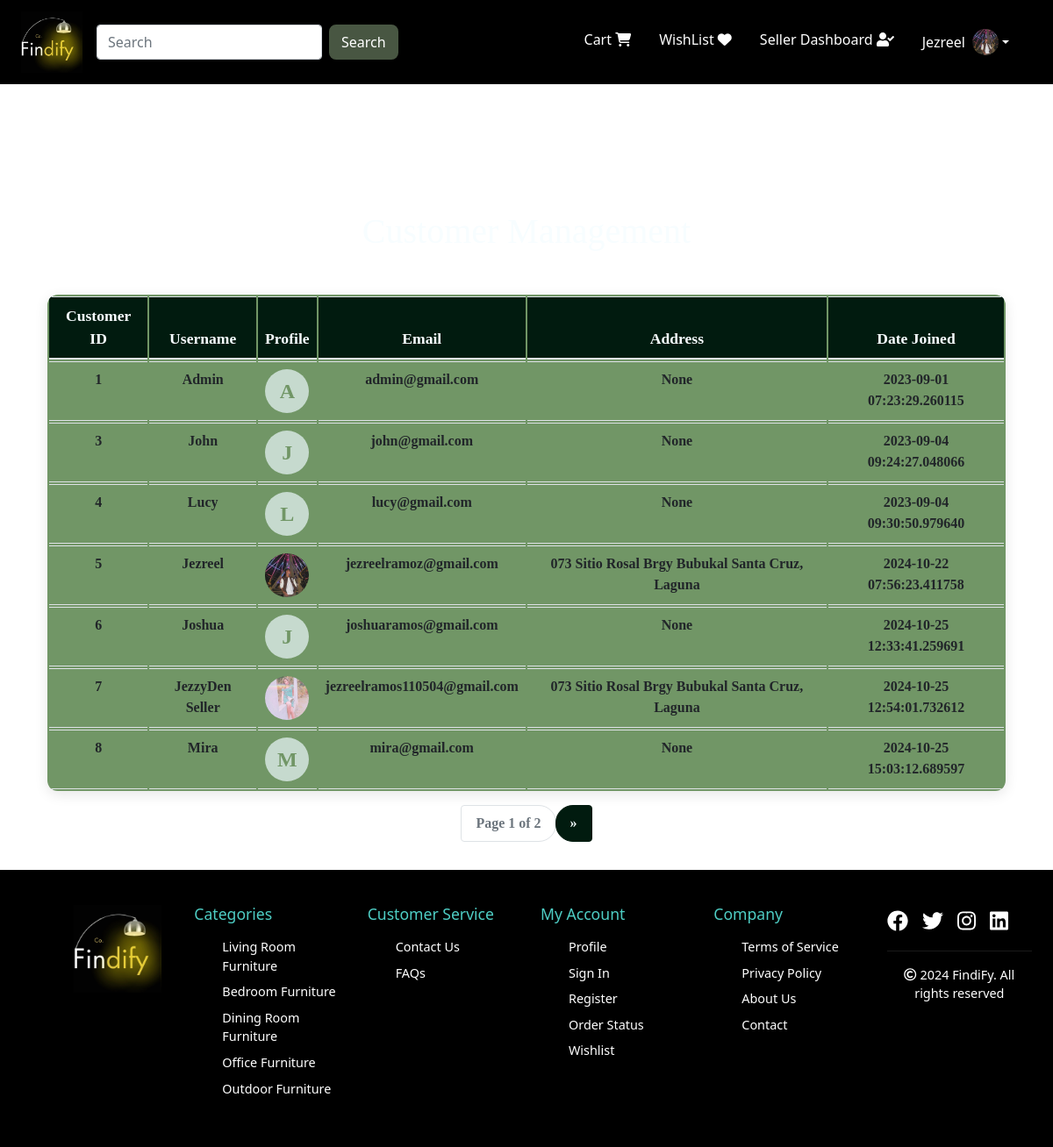
The app's page /customers (signed in) with its own data.
### website/models.py (models this page shows, shortened)
class Customer(db.Model, UserMixin):
    id = db.Column(db.Integer, primary_key=True)
    email = db.Column(db.String(100), unique=True)
    username = db.Column(db.String(100))
    password_hash = db.Column(db.String(150))
    is_verified = db.Column(db.Integer, default = 0)
    date_joined = db.Column(db.DateTime(), default=datetime.utcnow)
    seller_id = db.Column(db.Integer, db.ForeignKey('customer.id'), nullable=True)
    address = db.Column(db.String(200))
    bir_number = db.Column(db.Integer)
    valid_id = db.Column(db.String)
    google_id = db.Column(db.String(150))
    profile_picture = db.Column(db.String(120))
    phone_number = db.Column(db.Integer)
    reset_token = db.Column(db.String(100), nullable=True)
    reset_token_expiration = db.Column(db.DateTime, nullable=True)
    cart_items = db.relationship('Cart', backref=db.backref('customer', lazy=True))
    orders = db.relationship('Order', backref=db.backref('customer', lazy=True))
    @property
    def password(self):
        raise AttributeError('Password is not a readable Attribute')

### website/admin.py (the view)
@admin.route('/customers', methods=['GET'])
@login_required
def display_customers():
    if current_user.is_verified == 1 or current_user.id == 1:  # Check if user is verified or admin
        page = request.args.get('page', 1, type=int)
        customers_per_page = 7
        customers = Customer.query.paginate(page=page, per_page=customers_per_page, error_out=False)
        if current_user.id != 1:
            return render_template('customers.html', customers=customers.items, pagination=customers)
        return render_template('admin_customer.html', customers=customers.items, pagination=customers)
    return render_template('404.html')

### website/templates/customers.html (shortened to what this page needs)
{% extends 'base.html' %}
{% block body %}
<div class="container">
    <h1>Customer Management</h1>
    <table class="table">
        <thead>
            <tr>
                <th scope="col">Customer ID</th>
                <th scope="col">Username</th>
                <th scope="col">Profile</th>
                <th scope="col">Email</th>
                <th scope="col">Address</th>
                <th scope="col">Date Joined</th>
            </tr>
        </thead>
        <tbody>
            {% for customer in customers %}
            <tr>
                <td>{{ customer.id }}</td>
                <td>{{ customer.username }}</td>
                <td>
                    {% if customer.profile_picture %}
                    <div class="profile-img">
                        <img src="{{ url_for('auth.get_image', filename=customer.profile_picture) }}" alt="Profile Picture">
                    </div>
                    {% else %}
                    <div class="profile-img">
                        <span class="profile-initial">{{ customer.username[0]|upper }}</span>
                    </div>
                    {% endif %}
                </td>
                <td>{{ customer.email }}</td>
                <td>{{ customer.address }}</td>
                <td>{{ customer.date_joined }}</td>
            </tr>
            {% endfor %}
        </tbody>
    </table>
    <div class="pagination justify-content-center">
        <nav aria-label="Page navigation example">
            <ul class="pagination">
                <li class="page-item disabled">
                    <span class="page-link">Page {{ pagination.page }} of {{ pagination.pages }}</span>
                </li>
                {% if pagination.has_next %}
                <li class="page-item">
                    <a class="page-link" href="{{ url_for('admin.display_customers', page=pagination.next_num) }}" aria-label="Next">
                        <span aria-hidden="true">&raquo;</span>
                    </a>
                </li>
                {% endif %}
            </ul>
        </nav>
    </div>
</div>
{% endblock %}

### website/templates/base.html (shortened to what this page needs)
<!DOCTYPE html>
<html lang="en">
<head>
    <link rel="stylesheet" href="https://cdnjs.cloudflare.com/ajax/libs/bootstrap-icons/1.10.5/font/bootstrap-icons.min.css" />
    <link rel="stylesheet" href="{{ url_for('static', filename='css/all.min.css') }}">
    <link rel="stylesheet" href="{{ url_for('static', filename='css/bootstrap.min.css') }}">
    <link rel="stylesheet" href="{{ url_for('static', filename='css/style.css') }}">
    <link rel="stylesheet" href="{{ url_for('static', filename='css/style1.css') }}">
</head>
<body>
    <nav class="navbar navbar-expand-lg">
        <div class="container-fluid">
            <a class="navbar-brand" href="/">
                <img src="../static/images/ap3.png" alt="Brand Logo" class="brand-image">
            </a>
            <div class="collapse navbar-collapse" id="navbarSupportedContent">
                <ul class="navbar-nav me-auto mb-2 mb-lg-0">
                    <form class="d-flex" role="search" action="/search" method="POST">
                        <input class="form-control me-2" name="search" type="search" placeholder="Search" aria-label="Search">
                        <button class="btn" type="submit">Search</button>
                    </form>
                </ul>
                <ul class="navbar-nav ms-auto mb-2 mb-lg-0">
                    <li class="nav-item mx-2" id="items">
                        <a class="nav-link text-grey" href="/cart" style="color: white;">
                            Cart
                            <i class="fa-solid fa-cart-shopping"></i>
                        </a>
                    </li>
                    <li class="nav-item mx-2" id="items">
                        <a class="nav-link text-grey" href="/wishlist" style="color: white;"> WishList <i class="fa-solid fa-heart"></i></a>
                    </li>
                    {% if current_user.is_verified == 1 %}
    <li class="nav-item mx-2" id="items">
        <a class="nav-link text-grey" href="/admin-page" style="color: white;"> Seller Dashboard <i class="fas fa-user-check"></i></a>
    </li>
{% endif %}
<li class="nav-item dropdown mx-2" id="items">
    <a class="nav-link dropdown-toggle text-grey d-flex align-items-center" href="#" id="profileDropdown" data-bs-toggle="dropdown" aria-haspopup="true" aria-expanded="false" style="color: white;">
        {% if current_user.is_authenticated %}
            <span>{{ current_user.username }}</span>
            {% if current_user.profile_picture %}
                <img src="{{ url_for('auth.get_image', filename=current_user.profile_picture) }}"
                     alt="Profile Image"
                     class="rounded-circle ms-2"
                     style="width: 30px; height: 30px; object-fit: cover;">
            {% endif %}
        {% else %}
            <span>Account</span> <i class="fa-solid fa-user ms-2"></i>
        {% endif %}
    </a>
</li>
                </ul>
            </div>
        </div>
    </nav>
    {% block body %}
    {% endblock %}
    <footer class="footer">
        <div class="footer-container">
            <div class="footer-section">
                <div class="footer-logo">
                    <img src="../static/images/ap3.png" alt="FindiFy Logo" style="width: 100px; height: 100px;" >
                </div>
            </div>
            <div class="footer-section">
                <h4>Categories</h4>
                <ul>
                    <li>
                        <form method="POST" action="{{ url_for('views.search') }}" style="display: inline;">
                            <a href="#" onclick="this.closest('form').submit(); return false;">Living Room Furniture</a>
                        </form>
                    </li>
                    <li>
                        <form method="POST" action="{{ url_for('views.search') }}" style="display: inline;">
                            <a href="#" onclick="this.closest('form').submit(); return false;">Bedroom Furniture</a>
                        </form>
                    </li>
                    <li>
                        <form method="POST" action="{{ url_for('views.search') }}" style="display: inline;">
                            <a href="#" onclick="this.closest('form').submit(); return false;">Dining Room Furniture</a>
                        </form>
                    </li>
                    <li>
                        <form method="POST" action="{{ url_for('views.search') }}" style="display: inline;">
                            <a href="#" onclick="this.closest('form').submit(); return false;">Office Furniture</a>
                        </form>
                    </li>
                    <li>
                        <form method="POST" action="{{ url_for('views.search') }}" style="display: inline;">
                            <a href="#" onclick="this.closest('form').submit(); return false;">Outdoor Furniture</a>
                        </form>
                    </li>
                </ul>
            </div>
            <div class="footer-section">
                <h4>Customer Service</h4>
                <ul>
                    <li><a href="/contact">Contact Us</a></li>
                    <li><a href="{{ url_for('views.faqs') }}">FAQs</a></li>
                </ul>
            </div>
            <div class="footer-section">
                <h4>My Account</h4>
                <ul>
                    <li><a href="/profile/{{ current_user.id }}">Profile</a></li>
                    <li><a href="/login">Sign In</a></li>
                    <li><a href="/sign-up">Register</a></li>
                    <li><a href="/orders">Order Status</a></li>
                    <li><a href="/wishlist">Wishlist</a></li>
                </ul>
            </div>
            <div class="footer-section">
                <h4>Company</h4>
                <ul>
                    <li><a href="{{ url_for('auth.terms') }}">Terms of Service</a></li>
                    <li><a href="{{ url_for('auth.policy') }}">Privacy Policy</a></li>
                    <li><a href="/aboutus">About Us</a></li>
                    <li><a href="/contact-us">Contact</a></li>
                </ul>
            </div>
            <div class="footer-section">
                <div class="social-media">
                    <a href="https://www.facebook.com/" aria-label="Facebook"><i class="fab fa-facebook"></i></a>
                    <a href="https://x.com/?mx=2" aria-label="Twitter"><i class="fab fa-twitter"></i></a>
                    <a href="https://www.instagram.com/" aria-label="Instagram"><i class="fab fa-instagram"></i></a>
                    <a href="https://www.linkedin.com/" aria-label="LinkedIn"><i class="fab fa-linkedin"></i></a>
                </div>
            <div class="copyright">
                <span><i class="far fa-copyright"></i></span> 2024 FindiFy. All rights reserved
            </div>
        </div>
    </footer>
<link href="https://stackpath.bootstrapcdn.com/bootstrap/5.1.3/css/bootstrap.min.css" rel="stylesheet">
</body>
</html>

### website/static/css/style.css (style rules this page uses)
.d-flex .btn { background: #485642; border: 2px solid #485642; border-radius: 8px; color: #fff; }
.form-control { border-radius: 0.25rem; border: 1px solid #050709; }
.table { margin-top: 20px; }

### website/static/css/style1.css (style rules this page uses)
body { background-color: #f4f6f9; font-family: Arial, sans-serif; }
.table { width: 80%; margin: 2rem auto; border-radius: 8px; overflow: hidden; box-shadow: 0px 4px 12px rgba(0, 0, 0, 0.1); }
.table thead { background-color: #343a40; color: #fff; font-size: 1.1em; }
.table th, .table td { padding: 1rem; text-align: center; }
body { font-family: Arial, sans-serif; background-color: #f8f9fa; color: #333; }
.table th, .table td { padding: 12px; text-align: center; border-bottom: 1px solid #dee2e6; }
.table th { background-color: #343a40; color: white; }
.footer { margin-top: auto; text-align: center; font-size: 0.9em; padding: 10px 0; background-color: #f1f1f1; }
.brand-image { width: 70px; height: 70px; right: 20px; vertical-align: middle; }
body { background: #485642; height: 100vh; width: 100%; margin: 0; background-attachment: fixed; background-repeat: no-repeat; background-size: cover; }
.navbar-collapse { justify-content: flex-end; }
.navbar .d-flex { margin-right: 10px; width: 100%; }
.form-control { width: 100%; }
body { margin: 0; padding: 0; }
.navbar { background-color: rgb(0, 0, 0); position: fixed; top: 0; left: 0; width: 100%; z-index: 1000; transition: transform 0.9s ease-in-out; }
body { padding-top: 90px; }

### website/templates/customers.html (style rules this page uses)
:root { --primary-bg: #719666; --secondary-bg: #011b0f; --accent-color: #f7fdff; --text-primary: #0d270a; --text-secondary: #c6dace; --btn-hover: #4a6138; --btn-danger-hover: #011b0f; --btn-secondary-hover: #4a6138; --shadow: rgba(0, 0, 0, 0.1); }
body { background-color: var(--secondary-bg); color: var(--text-primary); margin: 0; padding: 0; }
h1 { font-family: 'Century Gothic'; font-size: 2rem; font-weight: bold; margin: 0; text-align: center; padding: 1rem 0; color: var(--accent-color); }
.container { font-family: 'Century Gothic'; padding: 8rem 1rem 1rem 1rem; width: 100%; margin: 0 auto; }
.table { font-family: 'Century Gothic'; border-collapse: separate; width: 100%; margin-bottom: 1.5rem; color: var(--text-primary); background-color: var(--primary-bg); border-radius: 12px; overflow: hidden; box-shadow: 0 4px 15px var(--shadow); }
.table th, .table td { font-family: 'Century Gothic'; padding: 1rem; border-top: 1px solid #dee2e6; text-align: center; font-weight: bold; }
.table thead th { font-family: 'Century Gothic'; border-bottom: 2px solid #dee2e6; background-color: var(--secondary-bg); color: var(--accent-color); }
.table tbody td { font-family: 'Century Gothic'; background-color: var(--primary-bg); }
.profile-img img { font-family: 'Century Gothic'; width: 50px; height: 50px; border-radius: 50%; }
.profile-initial { font-family: 'Century Gothic'; display: inline-block; width: 50px; height: 50px; border-radius: 50%; background-color: var(--text-secondary); color: var(--primary-bg); text-align: center; line-height: 50px; font-size: 1.5rem; font-weight: bold; }
.pagination .page-item .page-link { color: var(--accent-color); background-color: var(--secondary-bg); border-color: var(--secondary-bg); padding: 0.5rem 1rem; font-weight: bold; border-radius: 20px; transition: background-color 0.3s ease; }
.page-item.disabled .page-link { color: #6c757d; }

### website/templates/base.html (style rules this page uses)
.footer { background-color: #000000; color: white; padding: 2rem 1rem; text-align: center; }
.footer-container { max-width: 1200px; margin: 0 auto; display: flex; flex-wrap: wrap; justify-content: space-between; gap: 1rem; }
.footer-section { flex: 1; min-width: 150px; margin: 0.5rem; text-align: left; }
.footer-section h4 { margin-bottom: 1rem; font-size: 1.1rem; color: #4ecdc4; }
.footer-section ul { list-style-type: none; }
.footer-section ul li { margin-bottom: 0.5rem; }
.footer-section ul li a { color: white; text-decoration: none; transition: color 0.3s ease; }
.footer-logo { display: flex; align-items: center; font-size: 1.5rem; font-weight: bold; margin-left: 60px; }
.footer-logo img { height: 50px; margin-right: 10px; }
.social-media { display: flex; gap: 1rem; font-size: 1.5rem; }
.social-media a { color: white; transition: color 0.3s ease; }
.copyright { width: 100%; text-align: center; margin-top: 1rem; font-size: 0.9rem; padding-top: 1rem; border-top: 1px solid rgba(255,255,255,0.1); }

### records on screen
Customer: username "Jezreel", profile_picture (picture), id "5", email "jezreelramoz@gmail.com", address "073 Sitio Rosal Brgy Bubukal Santa Cruz, Laguna", date_joined "2024-10-22 07:56:23.411758"
Customer: id "1", username "Admin", username "A", email "admin@gmail.com", address "None", date_joined "2023-09-01 07:23:29.260115"
Customer: id "3", username "John", username "J", email "john@gmail.com", address "None", date_joined "2023-09-04 09:24:27.048066"
Customer: id "4", username "Lucy", username "L", email "lucy@gmail.com", address "None", date_joined "2023-09-04 09:30:50.979640"
Customer: id "6", username "Joshua", username "J", email "joshuaramos@gmail.com", address "None", date_joined "2024-10-25 12:33:41.259691"
Customer: id "7", username "JezzyDen Seller", profile_picture (picture), email "jezreelramos110504@gmail.com", address "073 Sitio Rosal Brgy Bubukal Santa Cruz, Laguna", date_joined "2024-10-25 12:54:01.732612"
Customer: id "8", username "Mira", username "M", email "mira@gmail.com", address "None", date_joined "2024-10-25 15:03:12.689597"

### other values on screen
{{ pagination.page }} "1"
{{ pagination.pages }} "2"
